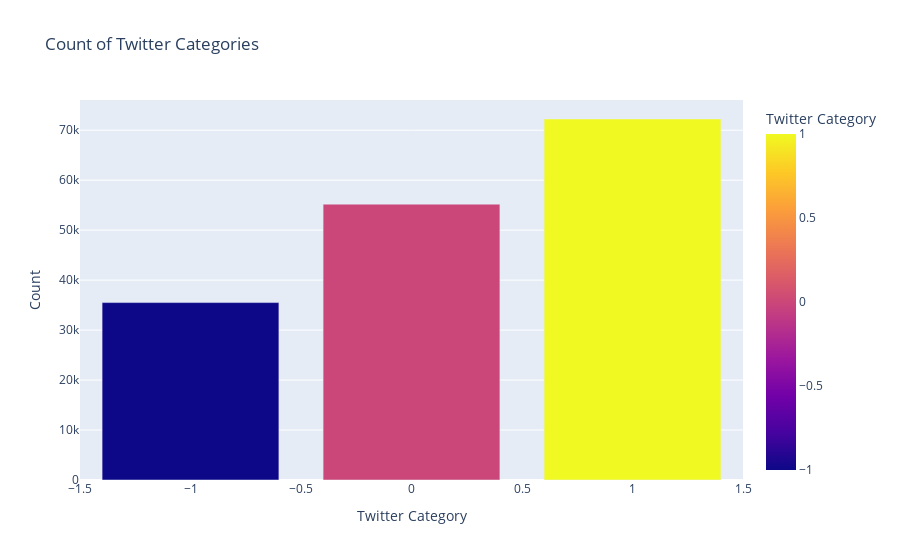

Notebook code cell kept with this figure:
### Markdown cell above
### Ploting the Category Graph

### Code cell
import plotly.express as px

category_counts = df['category'].value_counts().reset_index()

category_counts.columns = ['Twitter Category', 'Count']

fig = px.bar(category_counts, 
             x='Twitter Category', 
             y='Count', 
             labels={'Twitter Category': 'Twitter Category', 'Count': 'Count'},
             title='Count of Twitter Categories',
             color='Twitter Category',
             color_discrete_sequence=["#01BEFE", "#FFDD00", "#FF7D00"])

fig.show()

### Figure 1 — Plotly figure (JSON) as saved in the notebook; plotly's stock layout.template omitted (floating-point values rounded to 4 significant figures)
{"data": [{"alignmentgroup": "True", "hovertemplate": "Twitter Category=%{marker.color}<br>Count=%{y}<extra></extra>", "legendgroup": "", "marker": {"color": [1, 0, -1], "coloraxis": "coloraxis", "pattern": {"shape": ""}}, "name": "", "offsetgroup": "", "orientation": "v", "showlegend": false, "textposition": "auto", "type": "bar", "x": [1, 0, -1], "xaxis": "x", "y": [72249, 55211, 35509], "yaxis": "y"}], "layout": {"autosize": true, "barmode": "relative", "coloraxis": {"colorbar": {"title": {"text": "Twitter Category"}}, "colorscale": [[0, "#0d0887"], [0.1111, "#46039f"], [0.2222, "#7201a8"], [0.3333, "#9c179e"], [0.4444, "#bd3786"], [0.5556, "#d8576b"], [0.6667, "#ed7953"], [0.7778, "#fb9f3a"], [0.8889, "#fdca26"], [1, "#f0f921"]]}, "legend": {"tracegroupgap": 0}, "title": {"text": "Count of Twitter Categories"}, "xaxis": {"anchor": "y", "autorange": true, "domain": [0, 1], "range": [-1.5, 1.5], "showspikes": false, "title": {"text": "Twitter Category"}, "type": "linear"}, "yaxis": {"anchor": "x", "autorange": true, "domain": [0, 1], "range": [0, 76050.0], "showspikes": false, "title": {"text": "Count"}, "type": "linear"}}}
